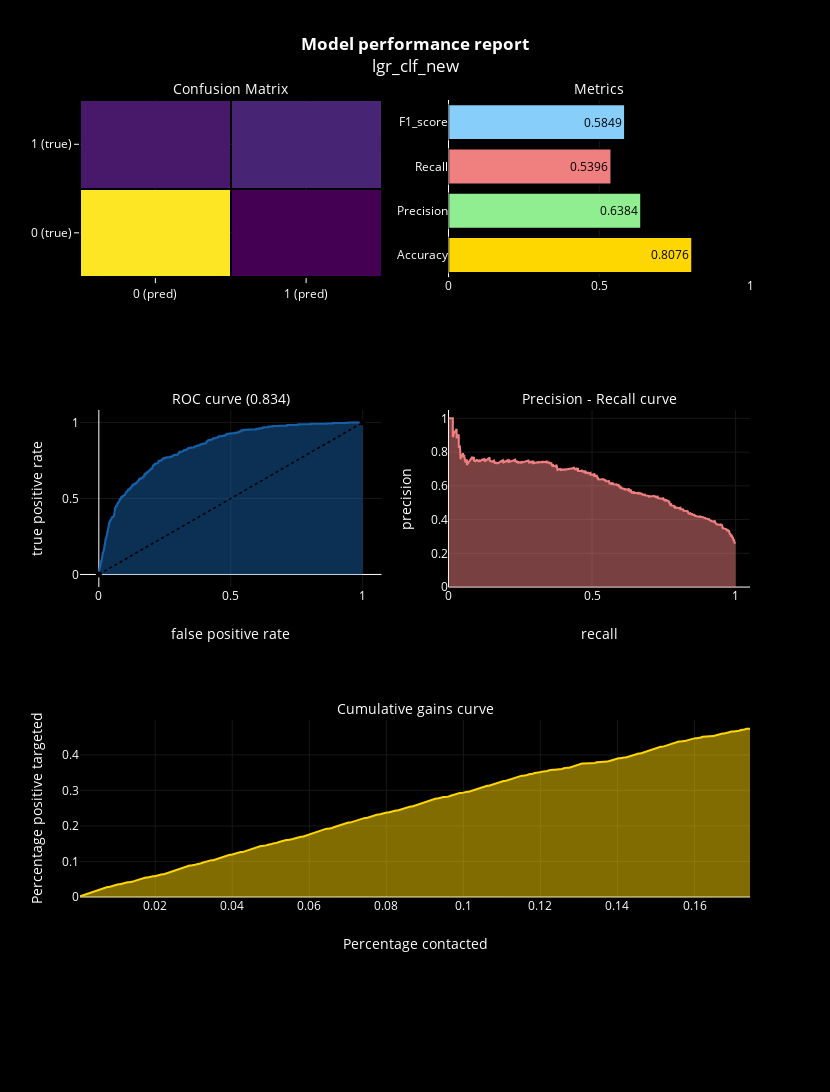

Notebook code for this chart:
### Code cell
# Running logistic regression model
from sklearn.linear_model import LogisticRegression

lgr_clf_new = LogisticRegression()
lgr_clf_new.fit(Xtrain_new, y_train)
y_pred = lgr_clf_new.predict(X_test_new)
y_score = lgr_clf_new.predict_proba(X_test_new)[:,1]

model_performance('lgr_clf_new')

### Figure 1 — Plotly figure (JSON) as saved in the notebook; plotly's stock layout.template omitted (floating-point values rounded to 4 significant figures; data arrays with more than 128 entries replaced by an {"elided": "..."} marker saying what was removed)
{"data": [{"colorscale": "Viridis", "showscale": false, "type": "heatmap", "uid": "3f81b109-2c65-42df-bb1f-4e21fd7c43ff", "x": ["0 (pred)", "1 (pred)"], "xaxis": "x", "xgap": 2, "y": ["0 (true)", "1 (true)"], "yaxis": "y", "ygap": 2, "z": [[1418, 162], [244, 286]]}, {"marker": {"color": ["gold", "lightgreen", "lightcoral", "lightskyblue"], "line": {"color": "#000000", "width": 1.5}}, "opacity": 1, "orientation": "h", "text": [0.8076, 0.6384, 0.5396, 0.5849], "textfont": {"color": "black"}, "textposition": "auto", "type": "bar", "uid": "7f370cbc-7248-4b6b-99d7-bb7c798f0a70", "x": [0.8076, 0.6384, 0.5396, 0.5849], "xaxis": "x2", "y": ["Accuracy", "Precision", "Recall", "F1_score"], "yaxis": "y2"}, {"fill": "tozeroy", "line": {"color": "rgb(22, 96, 167)", "width": 2}, "name": "Roc : 0.834", "type": "scatter", "uid": "96526218-25a9-4c09-a99e-0868cd0f6d20", "x": {"elided": "575 float values"}, "xaxis": "x3", "y": {"elided": "575 float values"}, "yaxis": "y3"}, {"line": {"color": "black", "dash": "dot", "width": 1.5}, "type": "scatter", "uid": "d7807a34-73fb-4dc8-9705-4d6ef594ac0e", "x": [0, 1], "xaxis": "x3", "y": [0, 1], "yaxis": "y3"}, {"fill": "tozeroy", "line": {"color": "lightcoral", "width": 2}, "name": "Precision[0.26134122 0.26097681 0.26110563 ... 1.         1.         1.        ]", "type": "scatter", "uid": "479691fd-5d88-4f30-95c3-d4970cc902f5", "x": {"elided": "2025 float values"}, "xaxis": "x4", "y": {"elided": "2025 float values"}, "yaxis": "y4"}, {"fill": "tozeroy", "line": {"color": "gold", "width": 2}, "type": "scatter", "uid": "bf72206d-764c-421e-958a-c4bf1d16ed3f", "x": {"elided": "368 float values"}, "xaxis": "x5", "y": {"elided": "2110 float values"}, "yaxis": "y5"}], "layout": {"annotations": [{"font": {"color": "white", "size": 14}, "showarrow": false, "text": "Confusion Matrix", "x": 0.225, "xanchor": "center", "xref": "paper", "y": 1, "yanchor": "bottom", "yref": "paper"}, {"font": {"color": "white", "size": 14}, "showarrow": false, "text": "Metrics", "x": 0.775, "xanchor": "center", "xref": "paper", "y": 1, "yanchor": "bottom", "yref": "paper"}, {"font": {"color": "white", "size": 14}, "showarrow": false, "text": "ROC curve (0.834)", "x": 0.225, "xanchor": "center", "xref": "paper", "y": 0.6111, "yanchor": "bottom", "yref": "paper"}, {"font": {"color": "white", "size": 14}, "showarrow": false, "text": "Precision - Recall curve", "x": 0.775, "xanchor": "center", "xref": "paper", "y": 0.6111, "yanchor": "bottom", "yref": "paper"}, {"font": {"color": "white", "size": 14}, "showarrow": false, "text": "Cumulative gains curve", "x": 0.5, "xanchor": "center", "xref": "paper", "y": 0.2222, "yanchor": "bottom", "yref": "paper"}], "autosize": false, "font": {"color": "white"}, "height": 1500, "margin": {"b": 195}, "paper_bgcolor": "black", "plot_bgcolor": "black", "showlegend": false, "title": {"text": "<b>Model performance report</b><br>lgr_clf_new"}, "width": 830, "xaxis": {"anchor": "y", "color": "white", "domain": [0, 0.45]}, "xaxis2": {"anchor": "y2", "color": "white", "domain": [0.55, 1], "range": [0, 1]}, "xaxis3": {"anchor": "y3", "color": "white", "domain": [0, 0.45], "title": {"text": "false positive rate"}}, "xaxis4": {"anchor": "y4", "color": "white", "domain": [0.55, 1], "range": [0, 1.05], "title": {"text": "recall"}}, "xaxis5": {"anchor": "y5", "color": "white", "domain": [0, 1], "title": {"text": "Percentage contacted"}}, "yaxis": {"anchor": "x", "color": "white", "domain": [0.7778, 1]}, "yaxis2": {"anchor": "x2", "color": "white", "domain": [0.7778, 1]}, "yaxis3": {"anchor": "x3", "color": "white", "domain": [0.3889, 0.6111], "title": {"text": "true positive rate"}}, "yaxis4": {"anchor": "x4", "color": "white", "domain": [0.3889, 0.6111], "range": [0, 1.05], "title": {"text": "precision"}}, "yaxis5": {"anchor": "x5", "color": "white", "domain": [0, 0.2222], "title": {"text": "Percentage positive targeted"}}}}
